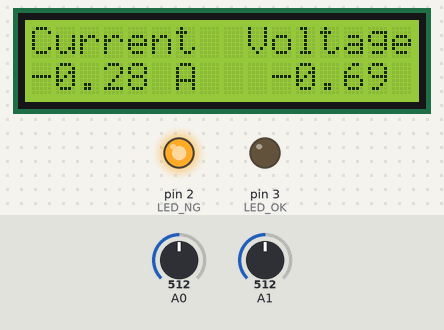
The sketch below on a simulated Arduino Uno, built with avr-gcc and run on an emulated ATmega328P. Shown: 16×2 character LCD, output pins drawn as LEDs (lit = HIGH). The test bench sets the inputs (shaded band); at power-on: A0 = 512, A1 = 512. What the sketch prints to the serial monitor is not drawn.

Above: at 1.2 s.
1.3 s: A0 set to 578
At 2.6 s:
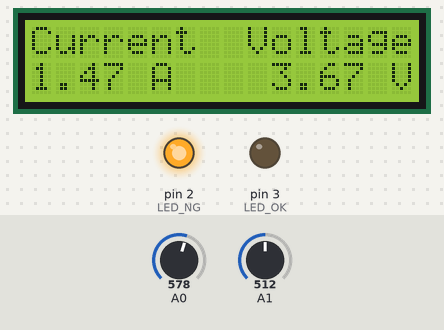
3.7 s: A0 set to 604
At 5.4 s:
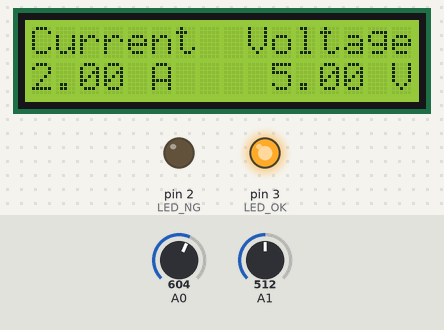
5.8 s: A1 set to 900
At 7.0 s:
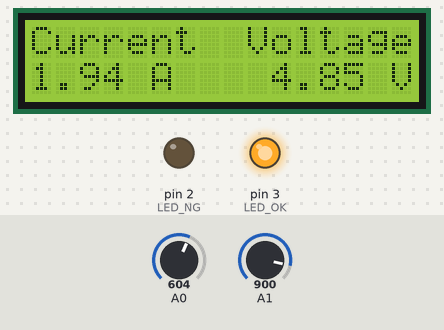
7.9 s: A1 set to 1023
At 9.7 s:
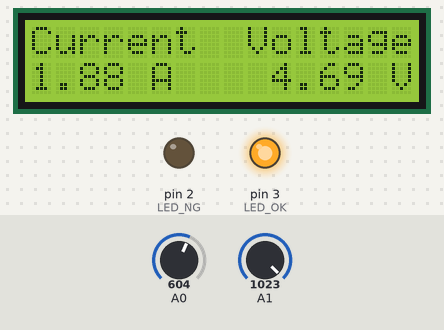
10.0 s: A0 set to 511
At 11.5 s:
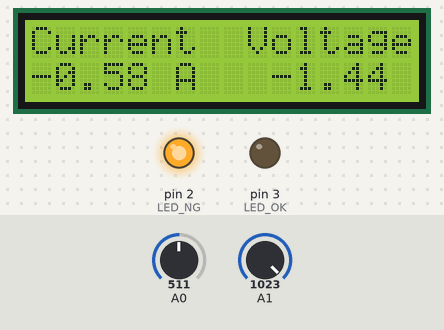
12.1 s: A1 set to 716
At 13.3 s:
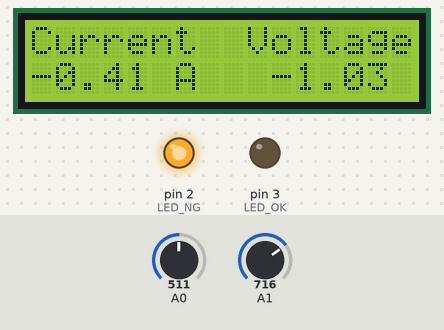
Timing chart, 0 to 15.1 s (numbered marks = the images above; inputs shaded):
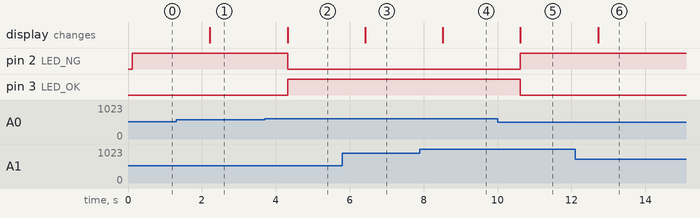

Measured:
- the behaviour switches between 588 and 589 on A0 (found by bisection; images 1 and 2)
- after the input at 1.3 s, the display: changes after 0.92 s (image 1)
- after the input at 3.7 s, pin 2 (LED_NG): HIGH → LOW after 0.62 s; pin 3 (LED_OK): LOW → HIGH after 0.62 s; the display: changes after 0.62 s (image 2)
- after the input at 5.8 s, the display: changes after 0.62 s (image 3)
- after the input at 7.9 s, the display: changes after 0.62 s (image 4)
- after the input at 10.0 s, pin 2 (LED_NG): LOW → HIGH after 0.62 s; pin 3 (LED_OK): HIGH → LOW after 0.62 s; the display: changes after 0.62 s (image 5)
- after the input at 12.1 s, the display: changes after 0.62 s (image 6)

The sketch:

current_sensor.ino
```cpp
/*
 Machine Test Adapter 5V 2A By Oatt
 วิธีการใช้งาน 1.ปรับค่าให้กระแส = 0 ก่อน (ซ้าย = ค่าเพิ่ม,  ขวา = ค่าลด)
            2.เสียบสาย Adapter เพื่อทดสอบได้เลย
            *ไฟแดง = NG
            *ไฟเขียว = OK
            **หมายเหตุ OK ที่กระแส 1.8 A ขึ้นไป แต่ไม่เกิน 2 A
 */

#include <Wire.h>
#include <LiquidCrystal_I2C.h>
LiquidCrystal_I2C lcd(0x27, 16, 2);

float average_current;
int LED_NG = 2;
int LED_OK = 3;

float R = 2.5; //ค่า R Load
int sensitive = 185; // ค่าสำหรับ Current sensor 5A
int offset; // ค่าเริ่มต้น 2500 ปรับค่าตรงนี้เพื่อให้ค่ายังไม่มีโหลดเป็น 0.00

void setup() {
  lcd.begin();
  Serial.begin(9600);
  pinMode(LED_NG, OUTPUT);
  pinMode(LED_OK, OUTPUT);
}

void loop() {
  Read_Current();
}

void Read_Current() {
  int VR = analogRead(A1);
  //Serial.println(VR);
  offset = 2500 + ((VR * 100) / 1000); // ปรับค่า offset ด้วย R ปรับค่าได้
  double I = getCA();
  Serial.print(I);
  Serial.print(" ");
  Serial.println(offset);

  if (I <= 0.02 && I >= -0.02) {
    I = 0;
  } else if(I >= 2){ // กระแสที่แสดงจะไม่เกิน 2 เพราะ adapter 5V 2A
      I = 2;
  }
  lcd.clear();
  lcd.setCursor(0, 0);
  lcd.print("Current");
  lcd.setCursor(0, 1);
  lcd.print(I);
  lcd.print(" A");
  float Volt = I * R;
  lcd.setCursor(9, 0);
  lcd.print("Voltage");
  lcd.setCursor(10, 1);
  lcd.print(Volt);
  lcd.print(" V");

  if (I < 1.75) { // ถ้ากระแสน้อยกว่า 1.75 A ไฟแดง NG จะติด
    digitalWrite(LED_NG, HIGH);
    digitalWrite(LED_OK, LOW);
  } else if (I > 1.75) { // ถ้ากระแสมากกว่า 1.75 ไฟเขียว OK จะติด
    digitalWrite(LED_NG, LOW);
    digitalWrite(LED_OK, HIGH);
  }

  delay(1000);
}

// หาค่ากระแสเฉลี่ย
double getCA() {
  int count = 100;
  double sum = 0;
  for (int i = 0; i < count; i++) {
    sum += getC();
  }
  double val = sum / count;
  return val;
}
// อ่านค่ากระแส
double getC() {
  int a = analogRead(A0);
  //Serial.println(a);
  double v = (a / 1024.0) * 5000;
  double c = (v - offset) / sensitive;
  return c;
}
```
